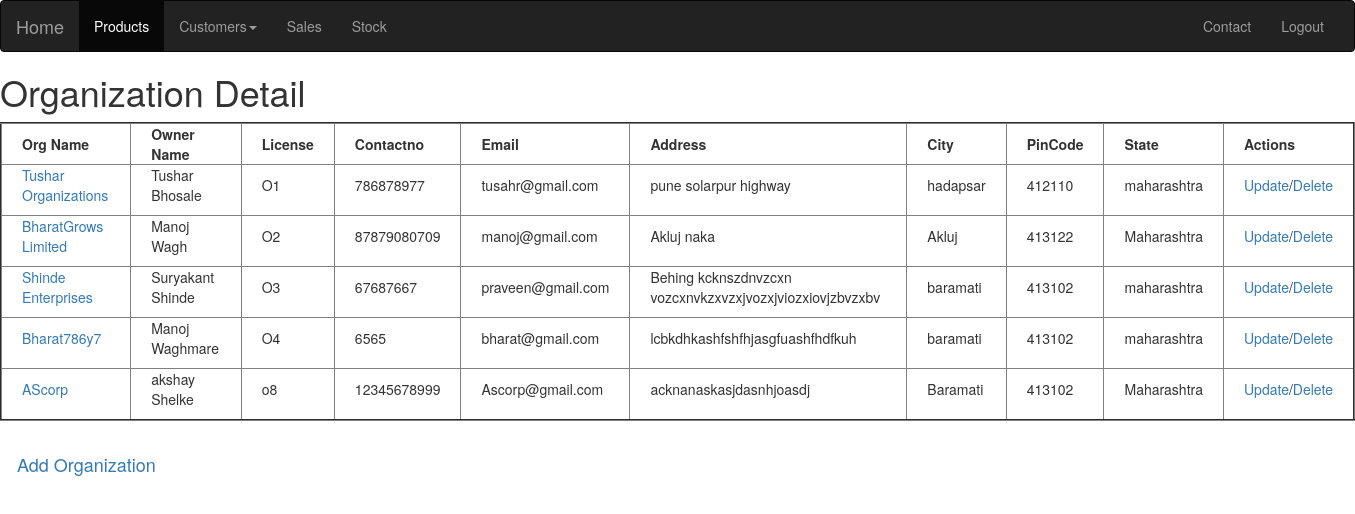
/orgdetails/, run on the app's committed database.
### dataapp/models.py (models this page shows, shortened)
class Organization(models.Model):
    OwnerName=models.CharField(max_length=256)
    OLicense=models.CharField(max_length=256)
    OrgName=models.CharField(max_length=256)
    Address=models.TextField()
    City=models.CharField(max_length=256)
    State=models.CharField(max_length=256)
    PinCode=models.IntegerField()
    Contactno=models.IntegerField()
    Email=models.EmailField()

### dataapp/views.py (the view)
# urls.py: path('orgdetails/', views.org_details,name="orgdetails"),
def org_details(request):
    organization=Organization.objects.all()
    return render(request,'customer/Organization.html',{'organization':organization})

### templates/customer/Organization.html (shortened to what this page needs)
{% extends 'dataapp/base.html'%}
{%block content%}
<h1>Organization Detail</h1>
<table border=2px>
<thead>
<th>Org Name</th>
<th>Owner Name</th>
<th>License</th>
<th>Contactno</th>
<th>Email</th>
<th>Address</th>
<th>City</th>
<th>PinCode</th>
<th>State</th>
<th>Actions</th>
</thead>
{% for org in organization%}
<tr>
<td><a href="/orginfo/{{org.id}}">{{org.OrgName}}</a></td>
<td>{{org.OwnerName}}</td>
<td>{{org.OLicense}}</td>
<td>{{org.Contactno}}</td>
<td>{{org.Email}}</td>
<td>{{org.Address}}</td>
<td>{{org.City}}</td>
<td>{{org.PinCode}}</td>
<td>{{org.State}}</td>
<td><a href="/updateorg/{{org.id}}">Update</a>/<a href='/deleteorg/{{org.id}}'>Delete</a></td>
</tr>
{% endfor%}
</table>
<br>
<a  border='1px red solid' href="/addorg" class='btn btn-sucess btn-lg'>Add Organization</a>
{%endblock%}

### static/css/main.css (style rules this page uses)
body { background-image: url("https://images.unsplash.com/photo-1544587473-a26fe63b268b?ixlib=rb-1.2.1&ixid=eyJhcHBfaWQiOjEyMDd9&auto=format&fit=crop&w=852&q=80"); background-size: cover; background-repeat:no-repeat; background-position: center center; }
th { padding-left: 20px; padding-right: 20px; }
td { padding-left: 20px; padding-right: 20px; padding-bottom: 10px; }

### data on the page
Organization: OrgName "Tushar Organizations", OwnerName "Tushar Bhosale", OLicense "O1", Contactno "786878977", Email "tusahr@gmail.com", Address "pune solarpur highway", City "hadapsar", PinCode "412110", State "maharashtra"
Organization: OrgName "BharatGrows Limited", OwnerName "Manoj Wagh", OLicense "O2", Contactno "87879080709", Email "manoj@gmail.com", Address "Akluj naka", City "Akluj", PinCode "413122", State "Maharashtra"
Organization: OrgName "Shinde Enterprises", OwnerName "Suryakant Shinde", OLicense "O3", Contactno "67687667", Email "praveen@gmail.com", Address "Behing kcknszdnvzcxn vozcxnvkzxvzxjvozxjviozxiovjzbvzxbv", City "baramati", PinCode "413102", State "maharashtra"
Organization: OrgName "Bharat786y7", OwnerName "Manoj Waghmare", OLicense "O4", Contactno "6565", Email "bharat@gmail.com", Address "lcbkdhkashfshfhjasgfuashfhdfkuh", City "baramati", PinCode "413102", State "maharashtra"
Organization: OrgName "AScorp", OwnerName "akshay Shelke", OLicense "o8", Contactno "12345678999", Email "Ascorp@gmail.com", Address "acknanaskasjdasnhjoasdj", City "Baramati", PinCode "413102", State "Maharashtra"
